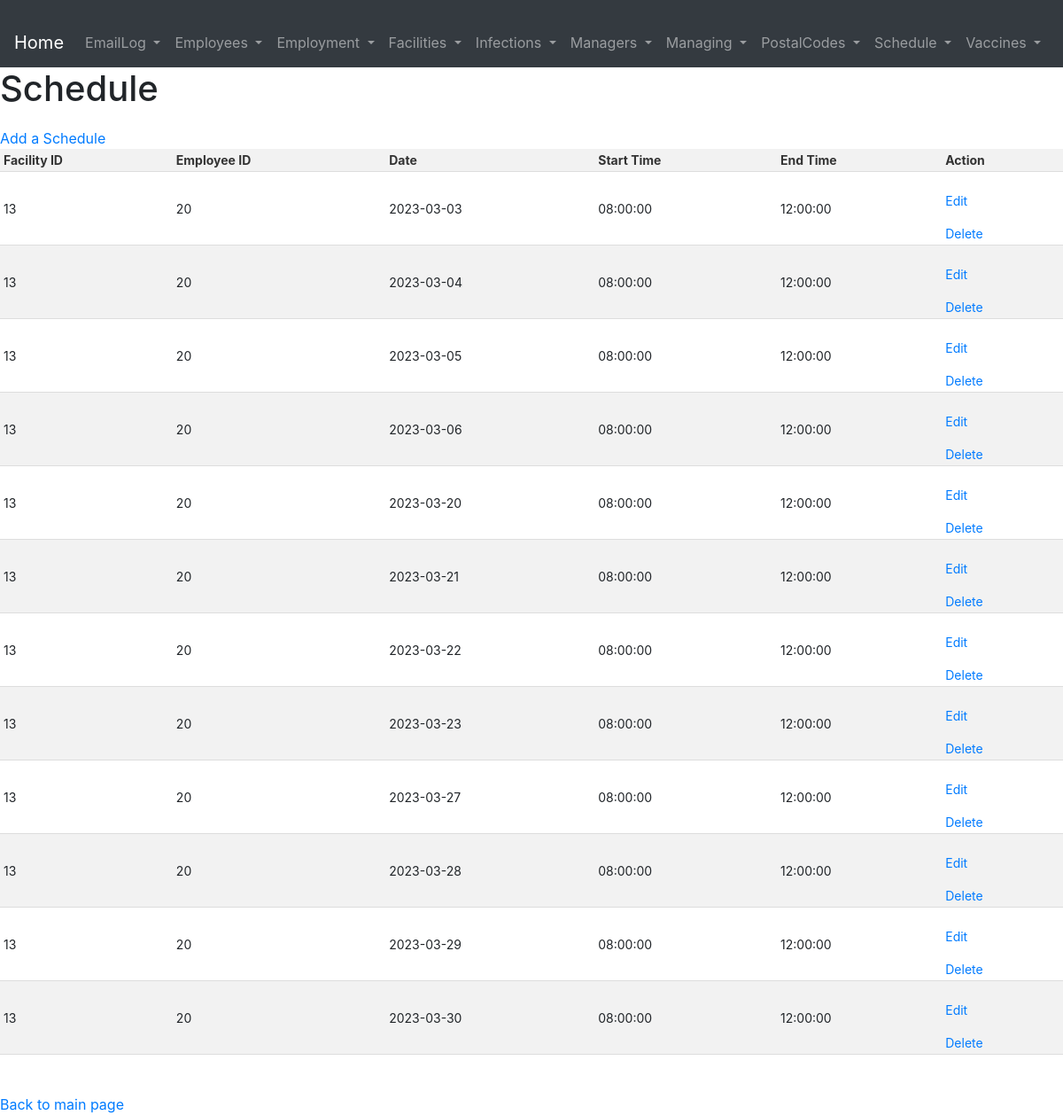
The app's page /pages/Schedule/index.php?employeeID=20, older data.
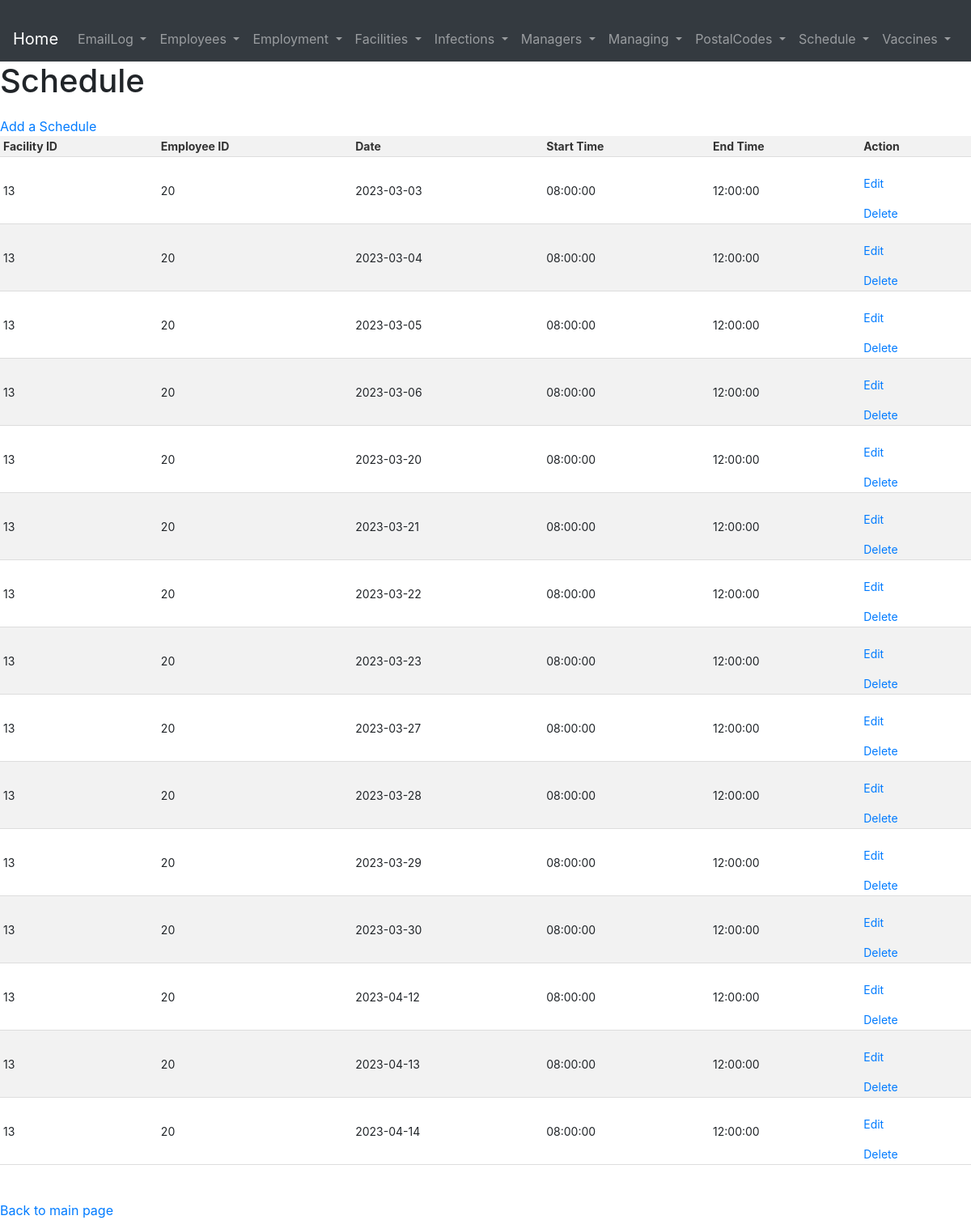
The same page, newer data.
### tables this page shows
CREATE TABLE Schedule (
   FacilityID INT,
   EmployeeID INT,
   Date DATE,
   StartTime TIME,
   EndTime TIME,
   PRIMARY KEY (FacilityID, EmployeeID, Date, StartTime),
   FOREIGN KEY (FacilityID) REFERENCES Facilities(FacilityID),
   FOREIGN KEY (EmployeeID) REFERENCES Employees(EmployeeID),
   CHECK (EndTime >= StartTime)
);

### pages/Schedule/index.php (the view, shortened to what this page needs)
<?php require_once '../../database.php';
    include '../header.php';
if (isset($_GET['employeeID']) && !empty($_GET['employeeID'])) {
    $employeeID = $_GET['employeeID'];
    $result = $conn->query("SELECT * FROM Schedule WHERE EmployeeID = $employeeID");
    $schedules = $result->fetch_all(MYSQLI_ASSOC);
} else {
    $result = $conn->query("SELECT * FROM Schedule ORDER BY EmployeeID");
    $schedules = $result->fetch_all(MYSQLI_ASSOC);
}
?>
<!DOCTYPE html>
<html lang="en">
<head>
    <link rel="stylesheet" href="../../pages/style.css">
</head>
<body>
    <h1>Schedule</h1>
    <a href="./create.php">Add a Schedule</a>
    <?php if (count($schedules) > 0): ?>
        <table>
            <thead>
                <tr>
                    <th>Facility ID</th>
                    <th>Employee ID</th>
                    <th>Date</th>
                    <th>Start Time</th>
                    <th>End Time</th>
                    <th>Action</th>
                </tr>
            </thead>
            <tbody>
                <?php foreach ($schedules as $schedule): ?>
                    <tr>
                        <td><?php echo $schedule['FacilityID']; ?></td>
                        <td><?php echo $schedule['EmployeeID']; ?></td>
                        <td><?php echo $schedule['Date']; ?></td>
                        <td><?php echo $schedule['StartTime']; ?></td>
                        <td><?php echo $schedule['EndTime']; ?></td>
                        <td>
                            <a href="./edit.php?FacilityID=<?=$schedule['FacilityID'];?>&EmployeeID=<?=$schedule['EmployeeID'];?>&Date=<?=$schedule['Date'];?>&StartTime=<?=$schedule['StartTime'];?>">Edit</a>
                            <a href="./delete.php?FacilityID=<?=$schedule['FacilityID'];?>&EmployeeID=<?=$schedule['EmployeeID'];?>&Date=<?=$schedule['Date'];?>&StartTime=<?=$schedule['StartTime'];?>">Delete</a>
                        </td>
                    </tr>
                <?php endforeach; ?>
            </tbody>
        </table>
    <?php else: ?>
        <p>No schedules found.</p>
    <?php endif; ?>
    <br>
    <a href="../../index.php">Back to main page</a>
</body>
</html>

Row changes from the older to the newer data that the page shows:
added schedule: FacilityID "13", EmployeeID "20", Date "2023-04-12", StartTime "08:00:00", EndTime "12:00:00"
added schedule: FacilityID "13", EmployeeID "20", Date "2023-04-13", StartTime "08:00:00", EndTime "12:00:00"
added schedule: FacilityID "13", EmployeeID "20", Date "2023-04-14", StartTime "08:00:00", EndTime "12:00:00"
